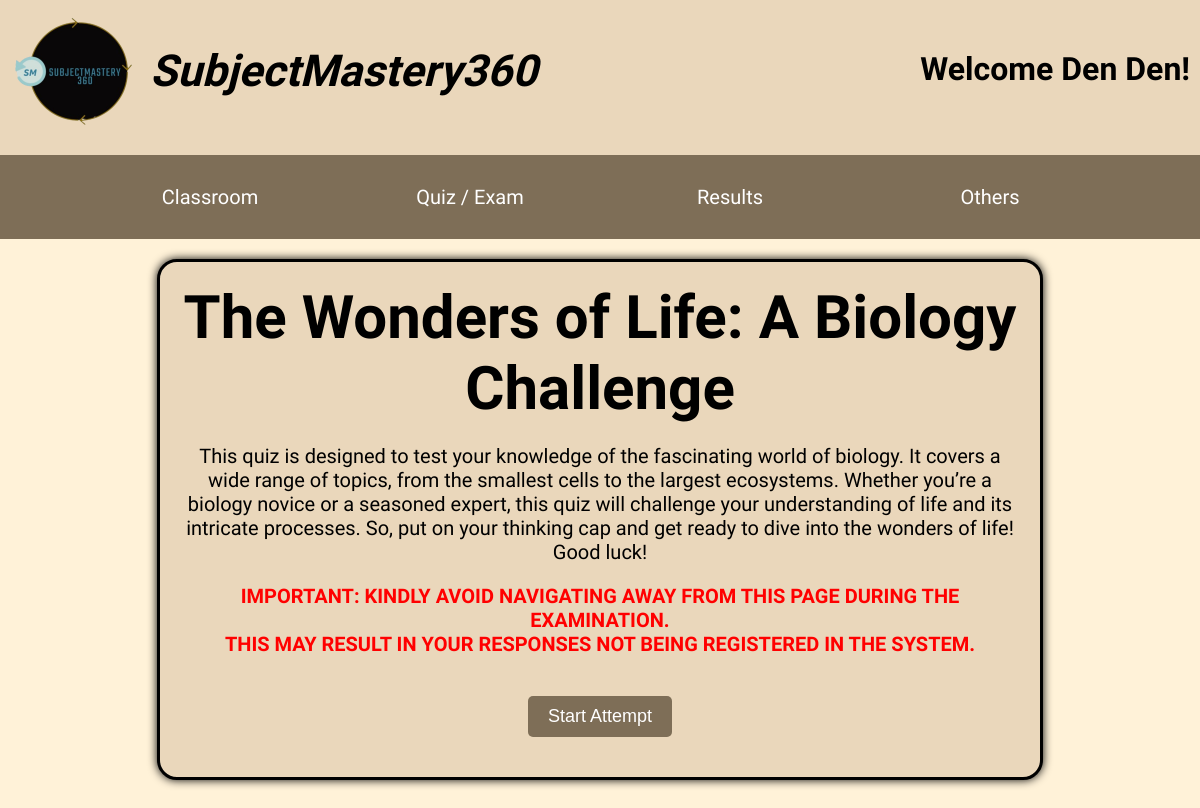
Screenshot of /php/student-quizattempt.php?id=7 (signed in) with the database file from the repository.
### tables this page shows
CREATE TABLE `classroom_member` (
  `classroom_member_id` int(11) NOT NULL,
  `user_id` int(11) NOT NULL,
  `classroom_id` int(11) NOT NULL
);

CREATE TABLE `quiz` (
  `quiz_id` int(11) NOT NULL,
  `quiz_title` varchar(255) NOT NULL,
  `quiz_description` text DEFAULT NULL
);

### php/student-quizattempt.php (the view, shortened to what this page needs)
<?php
    include "feature-usermenu.php";
    $user_id = $_SESSION['id'];
    if(isset($_GET['id'])) {
        $quiz_id = $_GET['id'];
        $checkQuery = "SELECT
                        cm.*,
                        c.*,
                        cq.*,
                        q.*
                    FROM
                        classroom_member AS cm
                    JOIN
                        classroom AS c ON cm.classroom_id = c.classroom_id
                    JOIN
                        classroom_quiz AS cq ON c.classroom_id = cq.classroom_id
                    JOIN
                        quiz AS q ON cq.quiz_id = q.quiz_id
                    WHERE
                        cm.user_id = '$user_id' AND
                        cq.quiz_id = '$quiz_id'
                    ";
        $checkResult = mysqli_query($connection, $checkQuery);
        if($checkResult) {
            $rowCheck = mysqli_num_rows($checkResult);
            if ($rowCheck == 1) {
                $row = mysqli_fetch_assoc($checkResult);
?>
<!DOCTYPE html>
<html lang="en">
<head>
    <link rel="stylesheet" href="../css/student-quizexamattempt.css">
    <link rel="stylesheet" href="../css/animation.css">
</head>
<body>
    <div class="container">
        <div class="header">
            <h1><?php echo $row['quiz_title']; ?></h1>
        </div>
        <div id="description">
            <?php echo $row['quiz_description'];?>
        </div>
        <div id="important">
            <b>
                IMPORTANT: KINDLY AVOID NAVIGATING AWAY FROM THIS PAGE DURING THE EXAMINATION. <br>
                THIS MAY RESULT IN YOUR RESPONSES NOT BEING REGISTERED IN THE SYSTEM.
            </b>
        </div>
        <form action="" method="post">
            <input type="submit" value="Start Attempt" name="submit" class="btnstart">
        </form>
    </div>
</body>
</html>
<?php
            } else if ($rowCheck == 0) {
                echo "<script> alert ('You are not allowed to take the Quiz. ');</script>";
                echo "<script> window.location.href='stu-teac-index.php'; </script>";
                exit();
            } else {
                echo "<script> alert ('Unexpected error occur. Please contact admin.');</script>";
                echo "<script> window.location.href='stu-teac-index.php'; </script>";
                exit();
            }
        } else {
            echo "<script> alert ('You are not allowed to take the Quiz. ');</script>";
            echo "<script> window.location.href='stu-teac-index.php'; </script>";
            exit();
        }
    }
?>

### css/usermenu.css (style rules this page uses)
body { margin: 0; padding: 0; background-color: #FFF2D8; font-family: 'Exo 2', sans-serif; }
#allmenu { font-family: 'Exo 2', sans-serif; color: black; }
* { padding:0; margin: 0; }

### css/student-quizexamattempt.css (style rules this page uses)
.container { margin: 0 auto; width: 70%; text-align: center; margin-top: 20px; margin-bottom: 100px; border: 3px solid black; box-shadow: 0px 0px 10px 0px #000000; border-radius: 20px; background-color: #EAD7BB; padding: 20px; }
.header { font-size: 30px; font-weight: bold; margin-bottom: 20px; }
#description { font-size: 20px; margin-bottom: 20px; }
#important { font-size: 20px; font-weight: bold; margin-bottom: 20px; color: red; }
input[type="submit"] { padding: 10px 20px; font-size: 18px; background-color: #7E6E57; color: white; border: none; border-radius: 5px; cursor: pointer; transition: background-color 0.3s ease; margin: 20px auto; }

### css/animation.css (style rules this page uses)
body { animation: transitionIn 0.75s; }

### rows the page displays
classroom_member: quiz.quiz_title "The Wonders of Life: A Biology Challenge", quiz.quiz_description "This quiz is designed to test your knowledge of the fascinating world of biology. It covers a wide range of topics, from the smallest cells to the largest ecosystems. Whether you’re a biology novice or a seasoned expert, this quiz will challenge your understanding of life and its intricate processes. So, put on your thinking cap and get ready to dive into the wonders of life! Good luck!"

### other values shown
$_SESSION['first_name'] "Den"
$_SESSION['last_name'] "Den"
